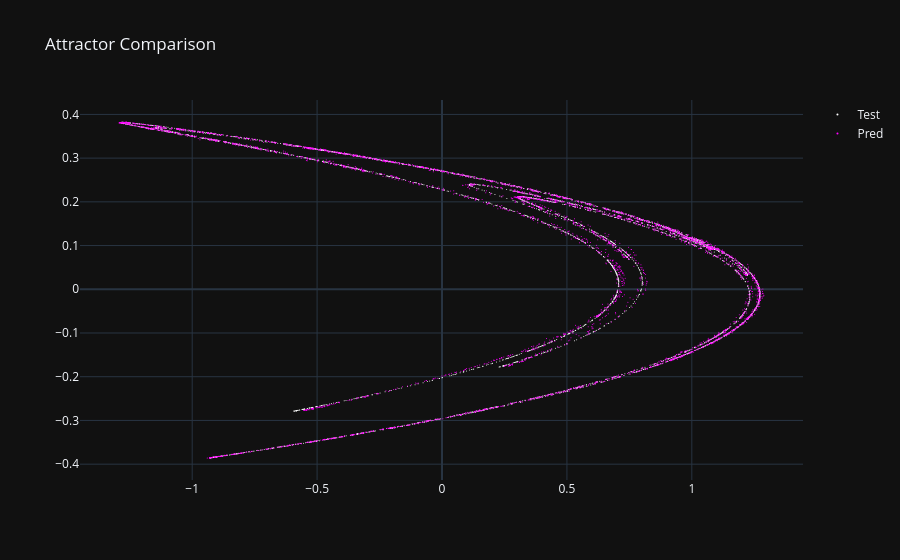
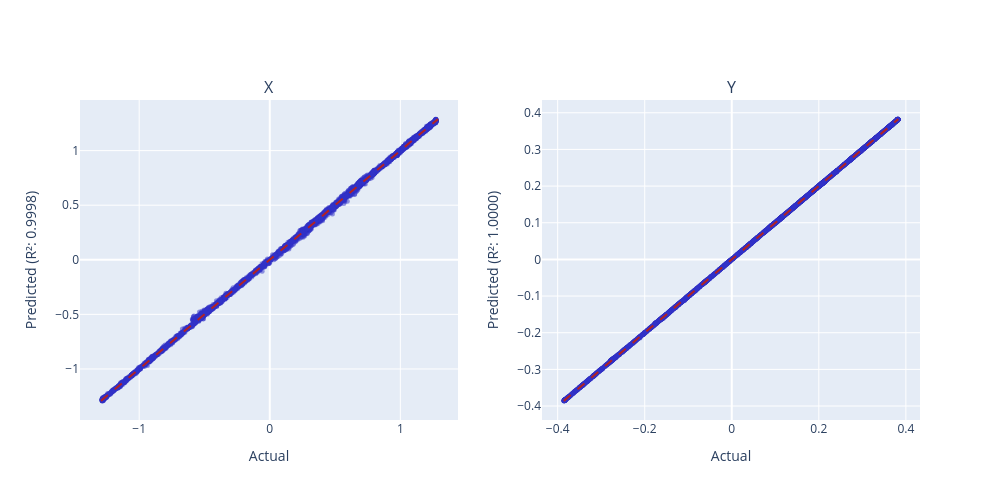

Source (notebook cell) for these figures, in order:
### Code cell
scatter_plot([henon_dataset[-Y_pred.shape[0] :], Y_pred], ["Test", "Pred"]).show()
r_2_plots_grid(Y_test, Y_pred, ["X", "Y"]).show()

### Figure 1 — Plotly figure (JSON) as saved in the notebook; plotly's stock layout.template omitted (floating-point values rounded to 4 significant figures; data arrays with more than 128 entries replaced by an {"elided": "..."} marker saying what was removed)
{"data": [{"marker": {"color": "white", "size": 1}, "mode": "markers", "name": "Test", "type": "scatter", "x": {"elided": "4000 float values"}, "y": {"elided": "4000 float values"}}, {"marker": {"color": "magenta", "size": 1}, "mode": "markers", "name": "Pred", "type": "scatter", "x": {"elided": "4000 float values"}, "y": {"elided": "4000 float values"}}], "layout": {"title": {"text": "Attractor Comparison"}}}

### Figure 2 — Plotly figure (JSON) as saved in the notebook; plotly's stock layout.template omitted (floating-point values rounded to 4 significant figures; data arrays with more than 128 entries replaced by an {"elided": "..."} marker saying what was removed)
{"data": [{"marker": {"color": "rgba(50, 50, 200, 0.5)", "size": 5}, "mode": "markers", "name": "Data", "type": "scatter", "x": {"elided": "4000 float values"}, "xaxis": "x", "y": {"elided": "4000 float values"}, "yaxis": "y"}, {"line": {"color": "firebrick", "dash": "dash"}, "mode": "lines", "name": "Ideal", "type": "scatter", "x": [-1.292, 1.288], "xaxis": "x", "y": [-1.292, 1.288], "yaxis": "y"}, {"marker": {"color": "rgba(50, 50, 200, 0.5)", "size": 5}, "mode": "markers", "name": "Data", "type": "scatter", "x": {"elided": "4000 float values"}, "xaxis": "x2", "y": {"elided": "4000 float values"}, "yaxis": "y2"}, {"line": {"color": "firebrick", "dash": "dash"}, "mode": "lines", "name": "Ideal", "type": "scatter", "x": [-0.3859, 0.3826], "xaxis": "x2", "y": [-0.3859, 0.3826], "yaxis": "y2"}], "layout": {"annotations": [{"font": {"size": 16}, "showarrow": false, "text": "X", "x": 0.225, "xanchor": "center", "xref": "paper", "y": 1, "yanchor": "bottom", "yref": "paper"}, {"font": {"size": 16}, "showarrow": false, "text": "Y", "x": 0.775, "xanchor": "center", "xref": "paper", "y": 1, "yanchor": "bottom", "yref": "paper"}], "height": 500, "showlegend": false, "width": 1000, "xaxis": {"anchor": "y", "domain": [0, 0.45], "title": {"text": "Actual"}}, "xaxis2": {"anchor": "y2", "domain": [0.55, 1], "title": {"text": "Actual"}}, "yaxis": {"anchor": "x", "domain": [0, 1], "title": {"text": "Predicted (R²: 0.9998)"}}, "yaxis2": {"anchor": "x2", "domain": [0, 1], "title": {"text": "Predicted (R²: 1.0000)"}}}}
